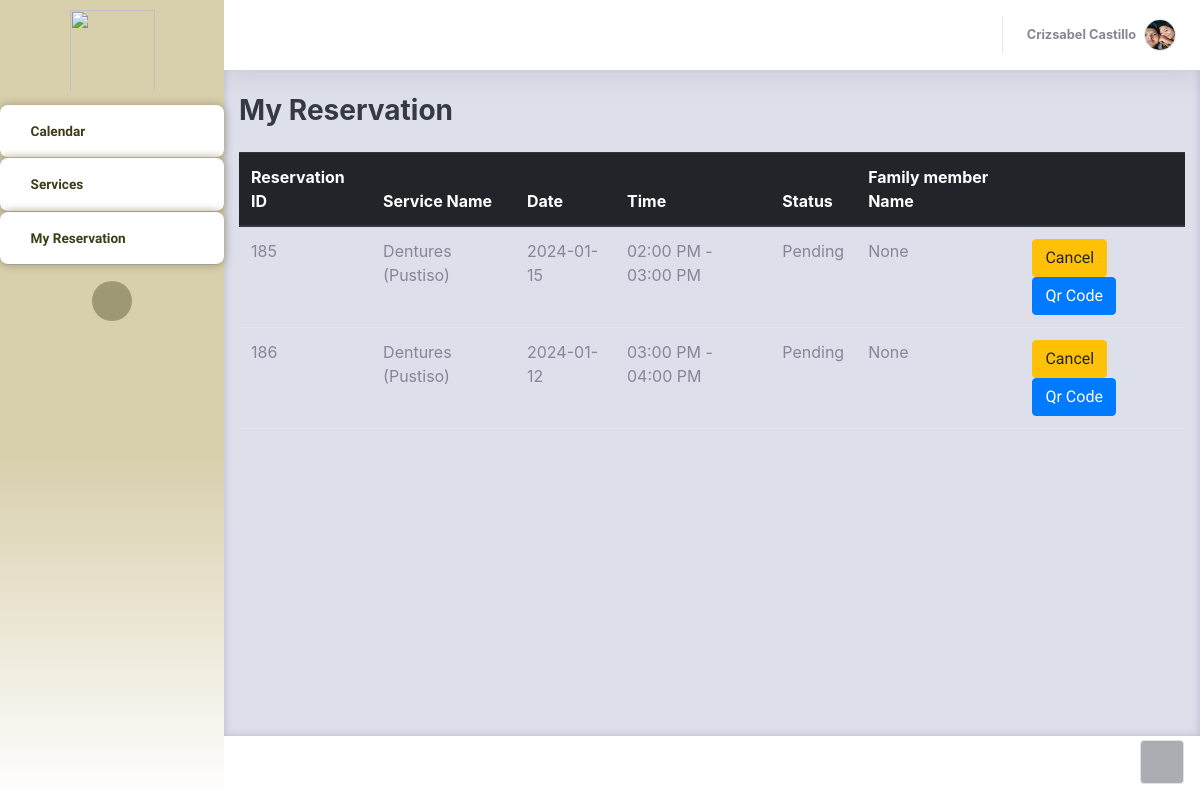
The page /Thesis1/Admin/PatientsOwnReservation.php (signed in) on the database its author committed.
### tables this page shows
CREATE TABLE `patients_user` (
  `userID` int(11) NOT NULL,
  `Email` varchar(255) NOT NULL,
  `Name` varchar(255) NOT NULL,
  `Address` varchar(255) NOT NULL,
  `PhoneNumber` varchar(255) NOT NULL,
  `Password` varchar(55) NOT NULL,
  `Hash` varchar(255) NOT NULL,
  `Access` varchar(25) NOT NULL,
  `Active` int(11) NOT NULL DEFAULT 0,
  `profilePic` varchar(255) NOT NULL,
  `last_activity` timestamp NOT NULL DEFAULT current_timestamp() ON UPDATE current_timestamp(),
  `activation_timestamp` timestamp NOT NULL DEFAULT current_timestamp(),
  `ForgotPass` varchar(255) NOT NULL,
  `forgot_expiration` timestamp NULL DEFAULT NULL
);

CREATE TABLE `bookinglog` (
  `resID` int(11) NOT NULL,
  `userID` int(11) NOT NULL,
  `serviceName` varchar(255) NOT NULL,
  `date` date NOT NULL,
  `timeslot` varchar(255) NOT NULL,
  `remarks` varchar(255) NOT NULL,
  `admin_remarks` varchar(255) NOT NULL DEFAULT 'None',
  `walk_in_name` varchar(255) NOT NULL DEFAULT 'None',
  `status` varchar(255) NOT NULL,
  `FamMemberName` varchar(255) NOT NULL DEFAULT 'N/A',
  `confirmationHash` varchar(255) NOT NULL,
  `timestamp` timestamp NOT NULL DEFAULT current_timestamp() ON UPDATE current_timestamp(),
  `totalServicePay` int(11) NOT NULL
);

### Thesis1/Admin/PatientsOwnReservation.php (the view, shortened to what this page needs)
<?php
     $con = connection();
     $user = $_SESSION['UserLogin'];
     $userID = $_SESSION['UserID'];
?>
<!DOCTYPE html>
<html lang="en">
<head>
    <link rel="stylesheet" href="assets/bootstrap/css/bootstrap.min.css">
    <link rel="stylesheet" href="assets/fonts/fontawesome-all.min.css">
    <link rel="stylesheet" href="assets/fonts/ionicons.min.css">
    <link rel="stylesheet" href="assets/css/aguilaraldo1_section_contact.css">
    <link rel="stylesheet" href="assets/css/Availability---Manage-availability-bookings-appointments_v1.css">
    <link rel="stylesheet" href="assets/css/Basic-Footer.css">
    <link rel="stylesheet" href="assets/css/Black-Navbar.css">
    <link rel="stylesheet" href="assets/css/Block-Responsive-Item-List.css">
    <link rel="stylesheet" href="assets/css/Bootstrap-Calendar.css">
    <link rel="stylesheet" href="assets/css/carousel-circulo.css">
    <link rel="stylesheet" href="assets/css/Carousel-Hero-1.css">
    <link rel="stylesheet" href="assets/css/Carousel-Hero.css">
    <link rel="stylesheet" href="assets/css/Diagonal-div-section.css">
    <link rel="stylesheet" href="assets/css/Feature-Section-MD.css">
    <link rel="stylesheet" href="https://djpsoftwarecdn.azureedge.net/availabilitycss-v1/availability.min.css">
    <link rel="stylesheet" href="assets/css/Login-Form-Basic-icons.css">
    <link rel="stylesheet" href="assets/css/Ultimate-Event-Calendar.css">
</head>
<body id="page-top">
    <div id="wrapper">
        <nav class="navbar navbar-dark align-items-start sidebar sidebar-dark accordion bg-gradient-primary p-0" style="border-color: rgb(255,255,255);background: linear-gradient(#d8cfac 57%, white 100%), #a6a263;border-radius: -1px;">
            <div class="container-fluid d-flex flex-column p-0"><img src="assets/img/Picsart_23-04-17_12-49-06-946.png" width="85" height="91" style="margin-left: 0px;padding-bottom: 0px;padding-top: 10px;">
                <ul class="navbar-nav text-light" id="accordionSidebar">
                    <li class="nav-item"><a class="nav-link" href="patientInterface.php" style="background: #ffffff;border-radius: 8px;margin-top: 13px;border-color: var(--bs-blue);border-top-width: 1px;border-top-color: #95947c;border-bottom: 1px outset rgba(149,148,124,0.33);box-shadow: 0px 0px 10px rgb(159,152,117);--bs-body-bg: #fff;"><i class="far fa-calendar" style="color: #3e3d1a;"></i><span style="background: transparent;color: #3e3d1a;font-family: 'Albert Sans', sans-serif;font-weight: bold;">Calendar</span></a></li>
                    <li class="nav-item"><a class="nav-link" style="background: #ffffff;font-weight: bold;color: var(--bs-black);border-radius: 8px;border-bottom: 1px outset rgba(149,148,124,0.49);box-shadow: 0px 0px 10px rgb(159,152,117);" href="patientServices.php"><i class="fas fa-hands" style="color: #3e3d1a;"></i><span style="color: #3e3d1a;font-family: 'Albert Sans', sans-serif;">Services</span></a><a class="nav-link active" style="background: #ffffff;font-weight: bold;color: var(--bs-black);border-radius: 8px;border-bottom: 1px outset rgba(149,148,124,0.49);box-shadow: 0px 0px 10px rgb(159,152,117);" href="PatientsOwnReservation.php"><i class="icon ion-ios-paper-outline" style="color: #3e3d1a;"></i><span style="color: #3e3d1a;font-family: 'Albert Sans', sans-serif;">My Reservation</span></a></li>
                </ul>
                <div class="text-center d-none d-md-inline"><button class="btn rounded-circle border-0" id="sidebarToggle" type="button" style="background: rgb(159,152,117);"></button></div>
            </div>
        </nav>
        <div class="d-flex flex-column" id="content-wrapper">
            <div id="content" style="background: var(--bs-gray-300);color: var(--bs-black);border-color: var(--bs-yellow);box-shadow: inset 0px 0px 9px var(--bs-gray-500);">
                <nav class="navbar navbar-light navbar-expand bg-white shadow mb-4 topbar static-top" style="background: rgb(255,255,255);border-color: rgb(255,0,0);">
                    <div class="container-fluid">
                        <ul class="navbar-nav flex-nowrap ms-auto">
                         <li class="nav-item dropdown no-arrow mx-1"><a class="nav-link" href="ChatsystemPatient.php"><i class="icon ion-email" style="font-size: 30px;color: #a6a263;margin-top: 8px;"></i></a></li>
                            <li class="nav-item dropdown no-arrow">
                                <div class="nav-item dropdown no-arrow"><a class="dropdown-toggle nav-link" aria-expanded="false" data-bs-toggle="dropdown" href="#"><span class="d-none d-lg-inline me-2 text-gray-600 small" style="font-weight: bold;color: var(--bs-black);"><?php
                                    echo $user;
                                    $profilestmt = "SELECT profilePic FROM patients_user WHERE userID = $userID";
                                    $exeProfile = $con->query($profilestmt);
                                    $row = $exeProfile->fetch_assoc();
                                    if($row)
                                    {
                                        $profilePic = $row['profilePic'];
                                        echo '</span><img class="border rounded-circle img-profile" src="'.$profilePic.'"></a>';
                                    }
                                ?>
                                </div>
                            </li>
                        </ul>
                    </div>
                </nav>
                <div class="container-fluid">
                    <div class="d-sm-flex justify-content-between align-items-center mb-4">
                        <h3 class="text-dark mb-0" style="font-weight: bold;">My Reservation</h3>
                    </div>
                    <div class="row">
                        <div class="col-md-12 col-xl-12">
                            <div class="table-responsive">
                                <table class="table">
                                    <thead class="thead-dark">
                                        <tr>
                                            <th>Reservation ID</th>
                                            <th>Service Name</th>
                                            <th>Date</th>
                                            <th>Time</th>
                                            <th>Status</th>
                                            <th>Family member Name</th>
                                            <th></th>
                                        </tr>
                                    </thead>
                                    <tbody>
                                      <?php
                                          $sqlstmt = "SELECT `resID`,`serviceName`, `date`, `timeslot`, `status`, `FamMemberName` FROM `bookinglog` WHERE userID = '$userID' AND status = 'Pending'";
                                          $exe = $con-> query($sqlstmt);
                                          while ($row = mysqli_fetch_assoc($exe)) {
                                            $resID = $row['resID'];
                                            $serviceNAme = $row['serviceName'];
                                            $sdate = $row['date'];
                                            $tslot = $row['timeslot'];
                                            $stat = $row['status'];
                                            $famMember = $row['FamMemberName'];
                                            echo '<tr>
                                        <td>'.$resID.'</td>
                                        <td>'.$serviceNAme.'</td>
                                        <td>'.$sdate.'</td>
                                        <td>'.$tslot.'</td>
                                        <td>'.$stat.'</td>
                                        <td>'.$famMember.'</td>
                                        <td>
                                        <button"><a href = "PatientsOwnReservation.php?cancelID='.$resID.'" class ="btn btn-warning">Cancel</a></button>
                                        <button"><a href = "patientsQrcode.php?qrID='.$resID.'" class ="btn btn-primary">Qr Code</a></button>
                                        </td>
                                        </tr>';
                                          }
                                      ?>
                                    </tbody>
                                </table>
                            </div>
                        </div>
                    </div>
                </div>
            </div>
            <footer class="bg-white sticky-footer">
            </footer>
        </div><a class="border rounded d-inline scroll-to-top" href="#page-top"><i class="fas fa-angle-up"></i></a>
    </div>
    <link rel="stylesheet" href="https://cdn.jsdelivr.net/npm/bootstrap@4.0.0/dist/css/bootstrap.min.css">
</body>
</html>

### Thesis1/Admin/assets/css/aguilaraldo1_section_contact.css (style rules this page uses)
.navbar { z-index: 1; }

### Thesis1/Admin/assets/css/Black-Navbar.css (style rules this page uses)
.navbar { margin-bottom: 0; }
.btn { border-radius: 0; }
.btn { font-family: 'Roboto'; font-weight: 400; }

### Thesis1/Admin/assets/css/Feature-Section-MD.css (style rules this page uses)
.waves-effect, a { -webkit-tap-highlight-color: transparent; }
.alert, .breadcrumb, .card, .card .card-header, .dropdown-menu, .file-custom, .input-group-addon, .jumbotron, .list-group .list-group-item, .modal-content, .nav .nav-link, .nav-tabs, .navbar, .navbar-toggler, .page-item:first-child .page-link, .page-item:last-child .page-link, .pagination-lg .page-item:first-child .page-link, .pagination-lg .page-item:last-child .page-link, .pagination-sm .page-item:first-child .page-link, .pagination-sm .page-item:last-child .page-link, .popover, .tag, .tooltip-inner, img { -moz-border-radius: 0px; -ms-border-radius: 0px; -o-border-radius: 0px; border-radius: 0px; }
.divider-new, .text-fluid, h1, h2, h3, h4, h5, h6 { font-weight: 300; }

### rows shown on the page
patients_user: profilePic (picture)
bookinglog: resID "185", serviceName "Dentures (Pustiso)", date "2024-01-15", timeslot "02:00 PM - 03:00 PM", status "Pending", FamMemberName "None"
bookinglog: resID "186", serviceName "Dentures (Pustiso)", date "2024-01-12", timeslot "03:00 PM - 04:00 PM", status "Pending", FamMemberName "None"

### other values the page prints
$user "Crizsabel Castillo"
